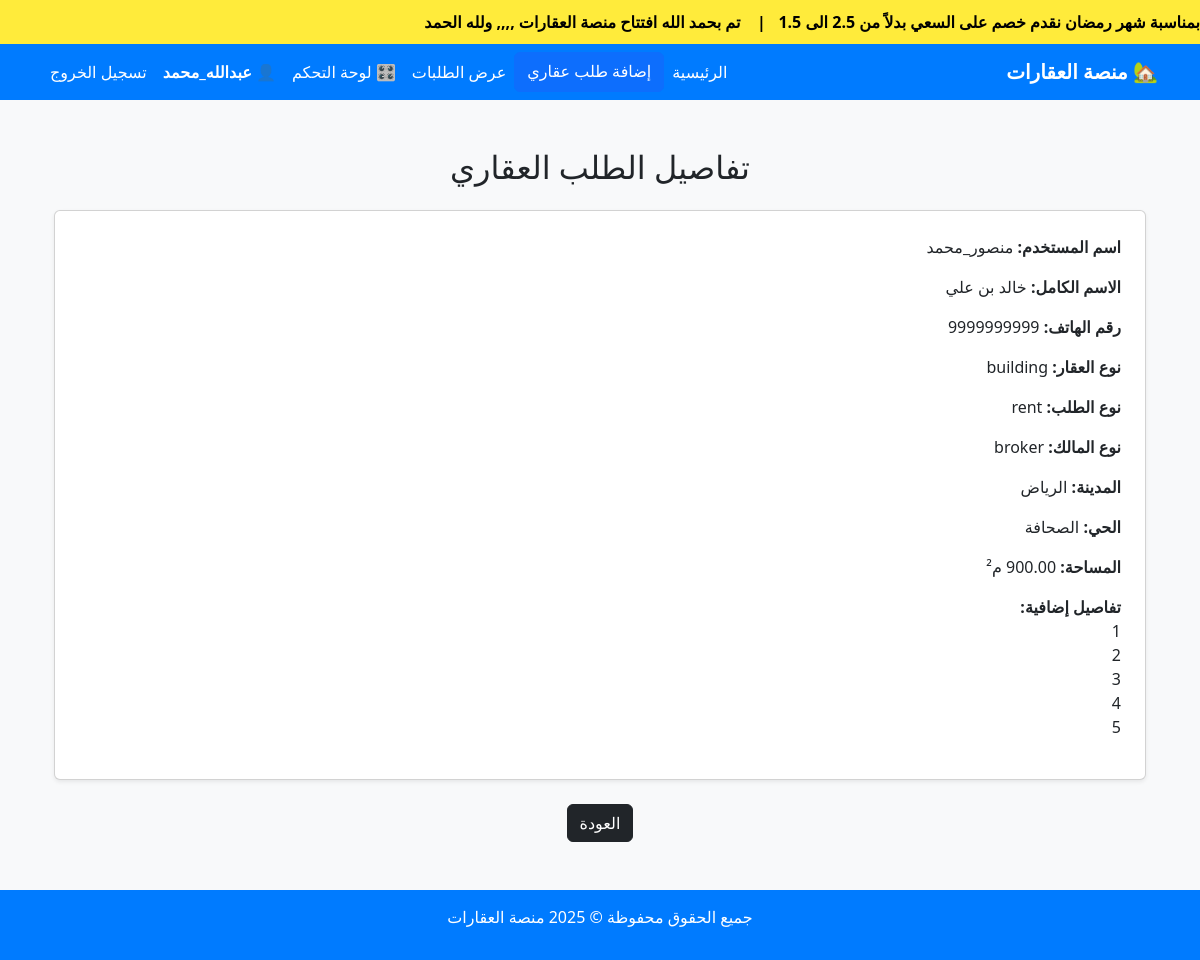
The app's page /طلب-عقاري/5/ (signed in) with its own data.
### properties/models.py (models this page shows, shortened)
class News(models.Model):
    title = models.CharField(max_length=255, verbose_name="عنوان الخبر")
    is_active = models.BooleanField(default=True, verbose_name="مفعل؟")
    created_at = models.DateTimeField(auto_now_add=True, verbose_name="تاريخ الإضافة")

class PropertyRequest(models.Model):
    REQUEST_TYPE_CHOICES = [
        ('buy', 'شراء'),
        ('rent', 'استئجار'),
        ('sell', 'بيع'),
    ]
    OWNER_TYPE_CHOICES = [
        ('owner', 'مالك'),
        ('broker', 'وسيط'),
    ]
    PROPERTY_TYPE_CHOICES = [
        ('apartment', 'شقة'),
        ('villa', 'فيلا'),
        ('building', 'عمارة'),
        ('land', 'أرض'),
    ]
    user = models.ForeignKey(
        settings.AUTH_USER_MODEL,
        on_delete=models.CASCADE,
        null=True,
        blank=True
    )
    request_type = models.CharField(max_length=10, choices=REQUEST_TYPE_CHOICES)
    owner_type = models.CharField(max_length=10, choices=OWNER_TYPE_CHOICES)
    property_type = models.CharField(max_length=20, choices=PROPERTY_TYPE_CHOICES)
    city = models.CharField(max_length=100)
    district = models.CharField(max_length=100)
    area = models.DecimalField(max_digits=10, decimal_places=2)
    full_name = models.CharField(max_length=100)
    phone = models.CharField(max_length=15)
    details = models.TextField()
    created_at = models.DateTimeField(auto_now_add=True)

### properties/context_processors.py (called while the page is built)
def news_ticker(request):
    news_items = News.objects.filter(is_active=True).order_by('-created_at')
    return {'news_ticker_items': news_items}

### properties/views.py (called while the page is built)
@login_required
def request_detail(request, request_id):
    req = get_object_or_404(PropertyRequest, id=request_id)
    return render(request, 'properties/request_detail.html', {'request_obj': req})

### properties/templates/properties/request_detail.html
{% extends 'base.html' %}
{% block content %}
<div class="container mt-5">
    <h2 class="text-center mb-4">تفاصيل الطلب العقاري</h2>
    <div class="card p-4 shadow-sm">
        <p><strong>اسم المستخدم:</strong> {{ request_obj.user.username }}</p>
        <p><strong>الاسم الكامل:</strong> {{ request_obj.full_name }}</p>
        <p><strong>رقم الهاتف:</strong> {{ request_obj.phone }}</p>
        <p><strong>نوع العقار:</strong> {{ request_obj.property_type }}</p>
        <p><strong>نوع الطلب:</strong> {{ request_obj.request_type }}</p>
        <p><strong>نوع المالك:</strong> {{ request_obj.owner_type }}</p>
        <p><strong>المدينة:</strong> {{ request_obj.city }}</p>
        <p><strong>الحي:</strong> {{ request_obj.district }}</p>
        <p><strong>المساحة:</strong> {{ request_obj.area }} م²</p>
        <p><strong>تفاصيل إضافية:</strong><br>
            {{ request_obj.details|linebreaksbr }}
        </p>
    </div>
    <div class="mt-4 text-center">
        <a href="{% url 'property_requests' %}" class="btn btn-dark">العودة</a>
    </div>
</div>
{% endblock %}

### properties/templates/base.html (shortened to what this page needs)
{% load static %}
<!DOCTYPE html>
<html lang="ar" dir="rtl">
<head>
    <link href="https://cdn.jsdelivr.net/npm/bootstrap@5.3.2/dist/css/bootstrap.rtl.min.css" rel="stylesheet">
    <link rel="stylesheet" href="{% static 'css/style.css' %}">
</head>
<body class="bg-light">
    {% if news_ticker_items %}
    <div class="news-ticker">
        <div class="ticker-content">
          {% for news in news_ticker_items %}
          {{ news.title }}{% if not forloop.last %}&nbsp;&nbsp;&nbsp;|&nbsp;&nbsp;&nbsp;{% endif %}
        {% endfor %}
        </div>
    </div>
    {% endif %}
    <nav class="navbar navbar-expand-lg">
        <div class="container">
            <a class="navbar-brand fw-bold" href="{% url 'home' %}">🏡 منصة العقارات</a>
            <div class="collapse navbar-collapse" id="navbarNav">
                <ul class="navbar-nav ms-auto">
                    <li class="nav-item"><a class="nav-link" href="{% url 'home' %}">الرئيسية</a></li>
                    <a href="{% url 'create_property_request' %}" class="btn btn-primary">إضافة طلب عقاري</a>
                    <li class="nav-item"><a class="nav-link" href="{% url 'property_requests' %}">عرض الطلبات</a></li>
                    {% if user.is_authenticated %}
                        <li class="nav-item"><a class="nav-link" href="{% url 'dashboard' %}">🎛️ لوحة التحكم</a></li>
                        <li class="nav-item">
                            <span class="nav-link fw-bold text-white">👤 {{ user.username }}</span>
                        </li>
                        <li class="nav-item">
                            <form method="post" action="{% url 'logout' %}" style="display:inline;">
                                <button type="submit" class="nav-link btn btn-link text-danger">تسجيل الخروج</button>
                            </form>
                        </li>
                    {% else %}
                        <li class="nav-item"><a class="nav-link" href="{% url 'login' %}">تسجيل الدخول</a></li>
                    {% endif %}
                </ul>
            </div>
        </div>
    </nav>
    <div class="container mt-4">
        {% block content %}
        {% endblock %}
    </div>
    <footer class="footer mt-5">
        <div class="container">
            <p>جميع الحقوق محفوظة © 2025 منصة العقارات</p>
        </div>
    </footer>
</body>
</html>

### static/css/style.css (style rules this page uses)
.news-ticker { background-color: #ffeb3b; overflow: hidden; white-space: nowrap; padding: 10px 0; position: relative; }
.ticker-content { display: inline-block; padding-left: 100%; animation: scroll-text 15s linear infinite; font-weight: bold; color: #000; }

### properties/templates/base.html (style rules this page uses)
.navbar { background-color: #007bff; }
.navbar .nav-link, .navbar .navbar-brand { color: white !important; }
.footer { background-color: #007bff; color: white; text-align: center; padding: 15px; margin-top: 20px; }
.news-ticker { background-color: #ffeb3b; overflow: hidden; white-space: nowrap; padding: 10px 0; position: relative; }
.ticker-content { display: inline-block; padding-left: 100%; animation: scroll-text 15s linear infinite; font-weight: bold; color: #000; }

### records on screen
News: title "بمناسبة شهر رمضان نقدم خصم على السعي بدلاً من 2.5 الى 1.5"
News: title "تم بحمد الله افتتاح منصة العقارات ,,,, ولله الحمد"
PropertyRequest: user.username "منصور_محمد", full_name "خالد بن علي", phone "9999999999", property_type "building", request_type "rent", owner_type "broker", city "الرياض", district "الصحافة", area "900.00", details "1 2 3 4 5"

### other values on screen
{{ user.username }} "عبدالله_محمد"
